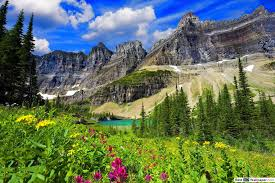
#> input picture uploads/Scenery.png, 275 x 183 px
$ python -i cartoon.py   (imports and definitions only)
#> lines starting #> are read from the running program, lines starting #| are printed output that depends on the picture; after the words box and inside, x2 and y2 are one past the last pixel; in counts of white or black regions, pixels touching at a corner belong together
import cv2
import numpy as np
import os

def cartoonize_image(input_path, output_path):
#> called with input_path = '../uploads/Scenery.png', output_path = 'out.png'
    img = cv2.imread(input_path)
#> img is the input picture: shape (183, 275, 3); mean B, G, R 90.8, 115.2, 97.9
    img = cv2.resize(img, (800, 800))
#> img: shape (800, 800, 3)

    # Step 1: Base smoothing
    base = cv2.edgePreservingFilter(img, flags=2, sigma_s=100, sigma_r=0.3)
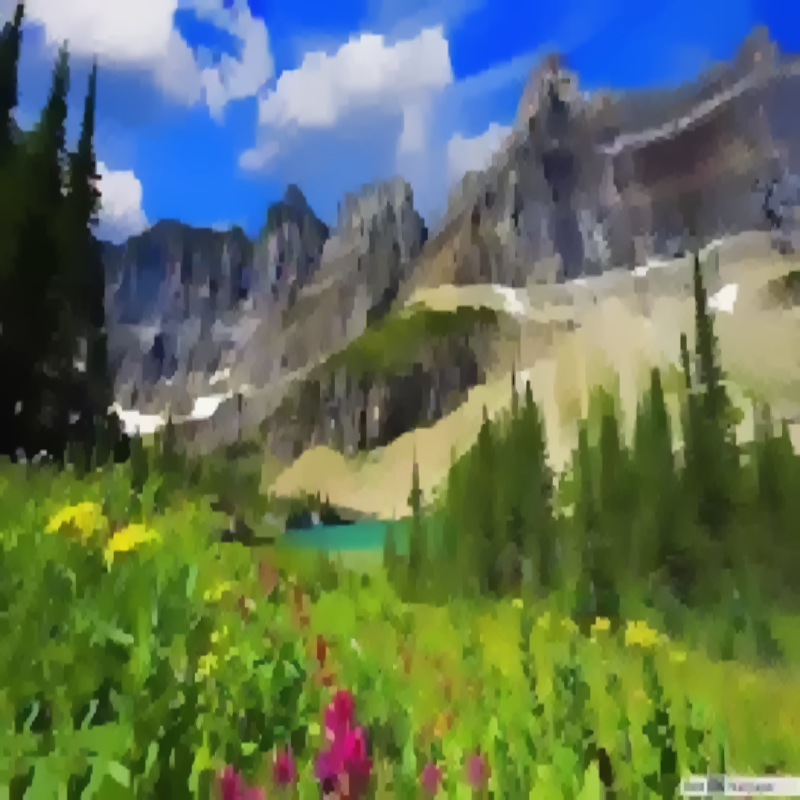
#> base: shape (800, 800, 3); mean B, G, R 90.8, 114.9, 97.6
    base = cv2.bilateralFilter(base, d=9, sigmaColor=60, sigmaSpace=90)

    # Step 2: Adaptive color boost
    hsv = cv2.cvtColor(base, cv2.COLOR_BGR2HSV)
#> hsv: shape (800, 800, 3); mean H, S, V 62.6, 126.5, 134.3
    h, s, v = cv2.split(hsv)
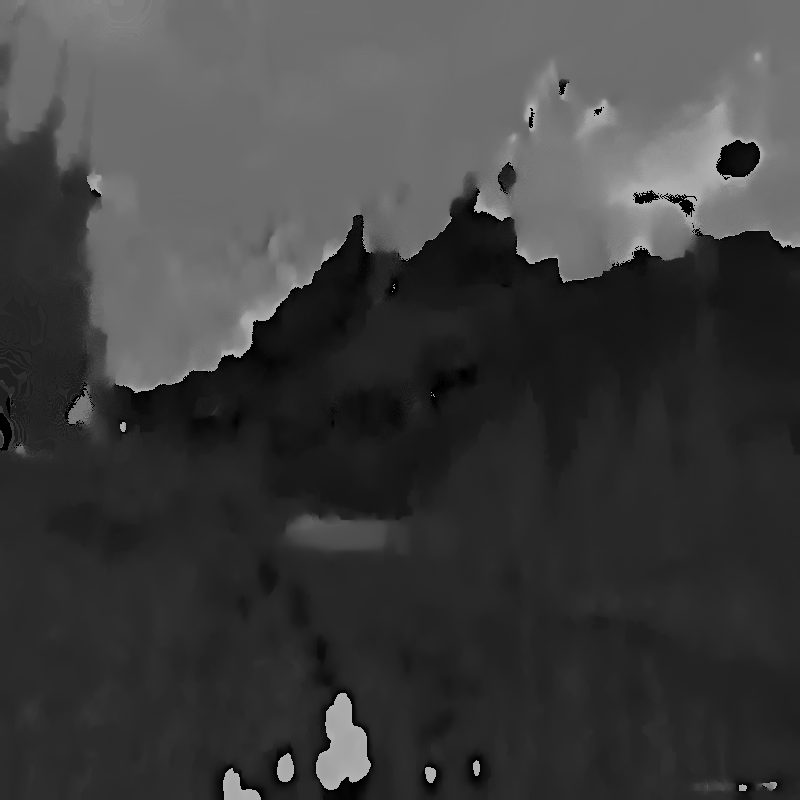
#> h: shape (800, 800); min 0, max 179, mean 62.6
    s = np.clip(s * 1.2, 0, 255).astype(np.uint8)
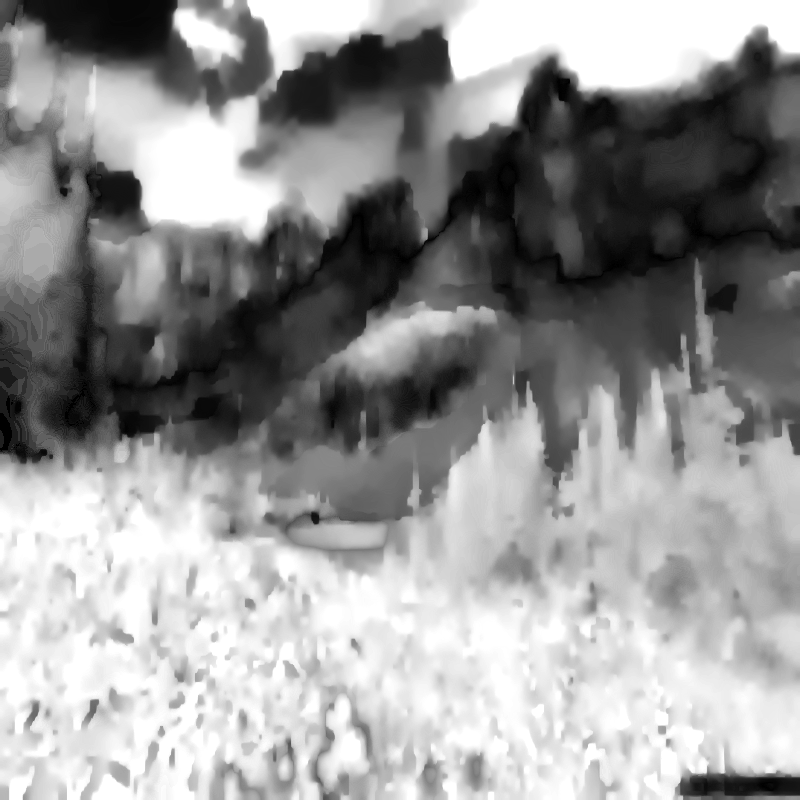
#> s: shape (800, 800); min 0, max 255, mean 150
    v = cv2.equalizeHist(v)
    color_enhanced = cv2.cvtColor(cv2.merge([h, s, v]), cv2.COLOR_HSV2BGR)
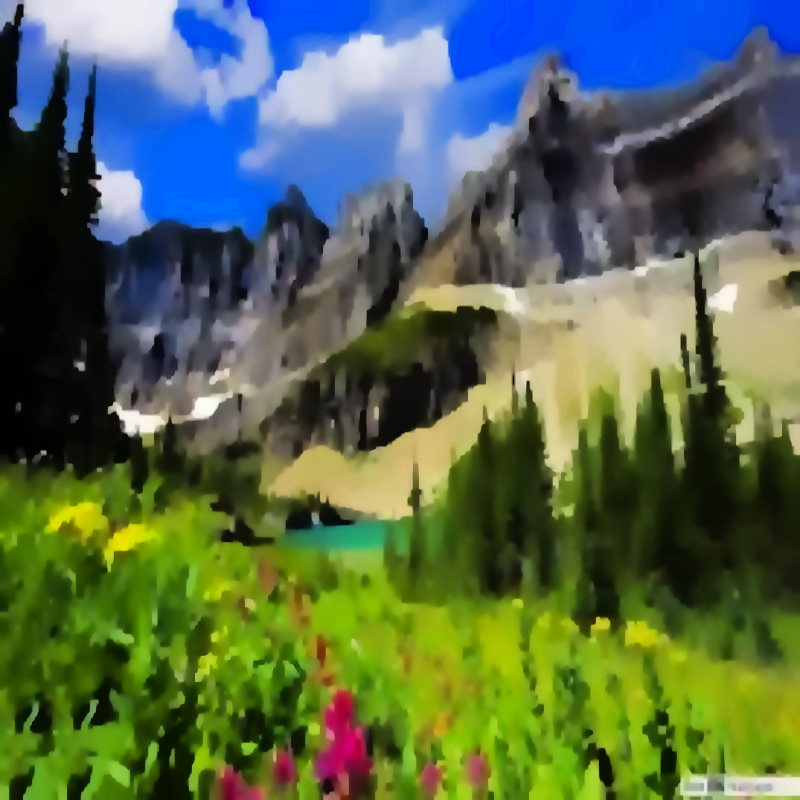
#> color_enhanced: shape (800, 800, 3); mean B, G, R 78.9, 105.2, 85.7

    # Step 3: Color quantization
    Z = color_enhanced.reshape((-1, 3))
    Z = np.float32(Z)
    K = 10
    criteria = (cv2.TERM_CRITERIA_EPS + cv2.TERM_CRITERIA_MAX_ITER, 25, 1.0)
    _, labels, centers = cv2.kmeans(Z, K, None, criteria, 10, cv2.KMEANS_PP_CENTERS)
#> centers = [[13.51, 67.17, 48.2], [105.6, 111.8, 117.7], [239.8, 88.62, 9.22], [17.64, 170.6, 134.7], [11.39, 20.88, 16.57], [225.2, 203.6, 196.5], [129, 182.9, 191.7], [71.85, 62.94, 65.24], [16.64, 122.1, 86.7], [213.8, 132.9, 90.75]]
    centers = np.uint8(centers)
#> centers = [[13, 67, 48], [105, 111, 117], [239, 88, 9], [17, 170, 134], [11, 20, 16], [225, 203, 196], [129, 182, 191], [71, 62, 65], [16, 122, 86], [213, 132, 90]]
    quantized = centers[labels.flatten()].reshape(color_enhanced.shape)

    # Step 4: Blend quantized + enhanced color
    blend_ratio = 0.25
    anime_tone_corrected = cv2.addWeighted(quantized.astype(np.float32), 1 - blend_ratio,
                                           color_enhanced.astype(np.float32), blend_ratio, 0)
    anime_tone_corrected = np.clip(anime_tone_corrected, 0, 255).astype(np.uint8)

    # Step 5: Edge detection
    gray = cv2.cvtColor(color_enhanced, cv2.COLOR_BGR2GRAY)
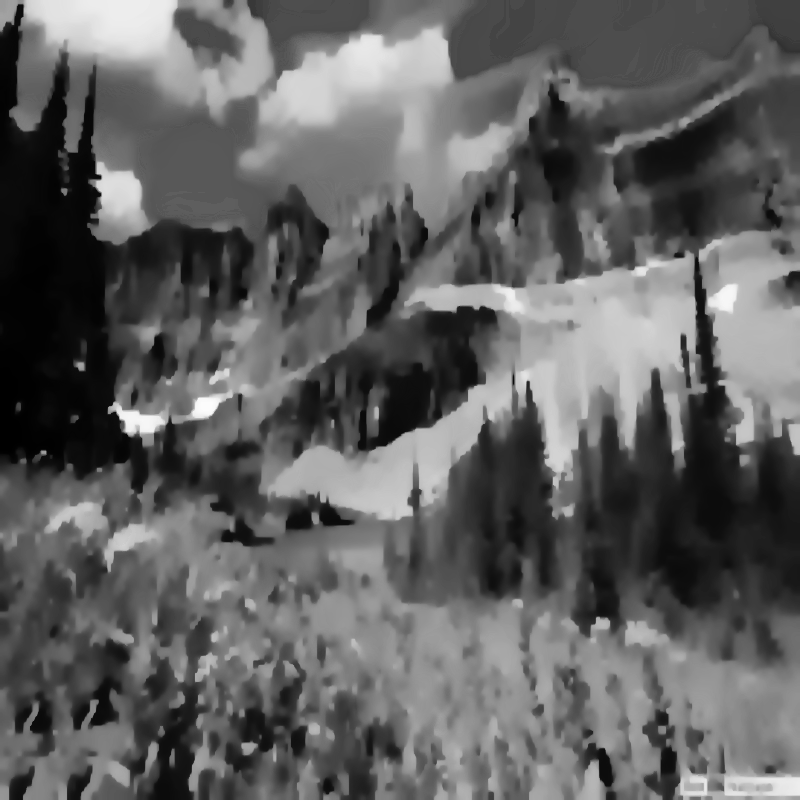
#> gray: shape (800, 800); min 0, max 252, mean 96.4
    edges = cv2.Canny(gray, 60, 140)
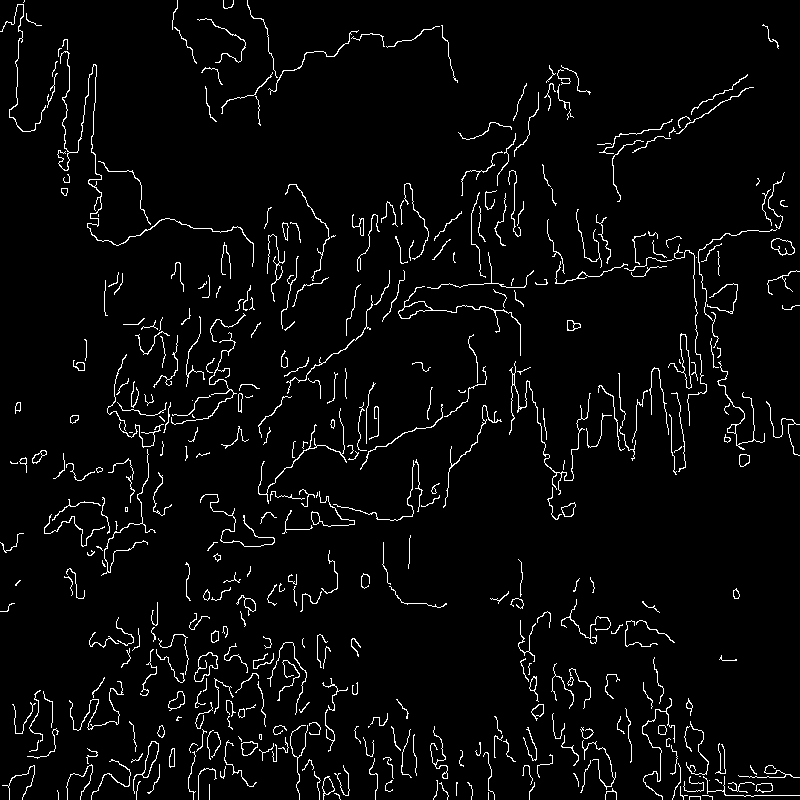
#> edges: shape (800, 800); 3.8% white in thin lines or dots
    edges = cv2.dilate(edges, np.ones((2, 2), np.uint8))
#> edges: shape (800, 800); 8% white in thin lines or dots
    edges = cv2.morphologyEx(edges, cv2.MORPH_CLOSE, np.ones((3, 3), np.uint8))
#> edges: shape (800, 800); 8.4% white in thin lines or dots
    edges_inv = cv2.bitwise_not(edges)
#> edges_inv: shape (800, 800); 91.6% white; black in thin lines or dots
    edges_color = cv2.cvtColor(edges_inv, cv2.COLOR_GRAY2BGR)
#> edges_color: shape (800, 800, 3); 91.6% white; black in thin lines or dots

    # Step 6: Merge edges and tones
    anime_final = cv2.bitwise_and(anime_tone_corrected, edges_color)
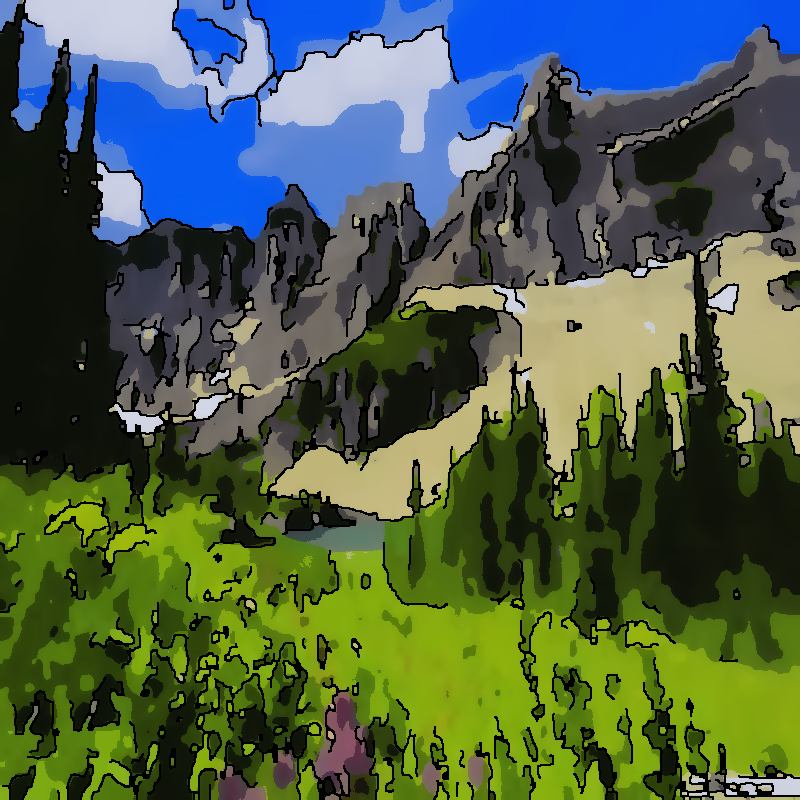
#> anime_final: shape (800, 800, 3); mean B, G, R 72.6, 94.9, 76.7

    # Step 7: Sharpen
    sharpened = cv2.addWeighted(anime_final, 1.15, cv2.GaussianBlur(anime_final, (3, 3), 0), -0.15, 0)
    anime_final = np.clip(sharpened, 0, 255).astype(np.uint8)

    # Save output
    cv2.imwrite(output_path, anime_final)
    return output_path

>>> result = cartoonize_image('../uploads/Scenery.png', 'out.png')

$ run again, on uploads/bento.png
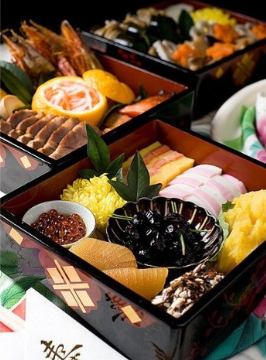
#> input picture uploads/bento.png, 266 x 360 px
#> in cartoonize_image, img is the input picture: shape (360, 266, 3); mean B, G, R 62.8, 86.9, 110.1
#> img: shape (800, 800, 3)
#> hsv: shape (800, 800, 3); mean H, S, V 35.4, 125.1, 111.7
#> in cartoonize_image, `_, labels, centers = cv2.kmeans(Z, K, None, criteria, 10, cv2.KMEANS_P..`: centers = [[23.4, 120.7, 194.9], [45.05, 72.03, 59.09], [244.9, 244.5, 245.8], [183, 199.8, 220.2], [12.67, 59.56, 142.6], [12.05, 15.85, 25.36], [93.15, 105.8, 125.9], [7.67, 25.31, 78.76], [134.7, 156.3, 165.8], [73.4, 178.4, 228]]
#> in cartoonize_image, `centers = np.uint8(centers)`: centers = [[23, 120, 194], [45, 72, 59], [244, 244, 245], [183, 199, 220], [12, 59, 142], [12, 15, 25], [93, 105, 125], [7, 25, 78], [134, 156, 165], [73, 178, 228]]
#> in cartoonize_image, `edges = cv2.Canny(gray, 60, 140)`:
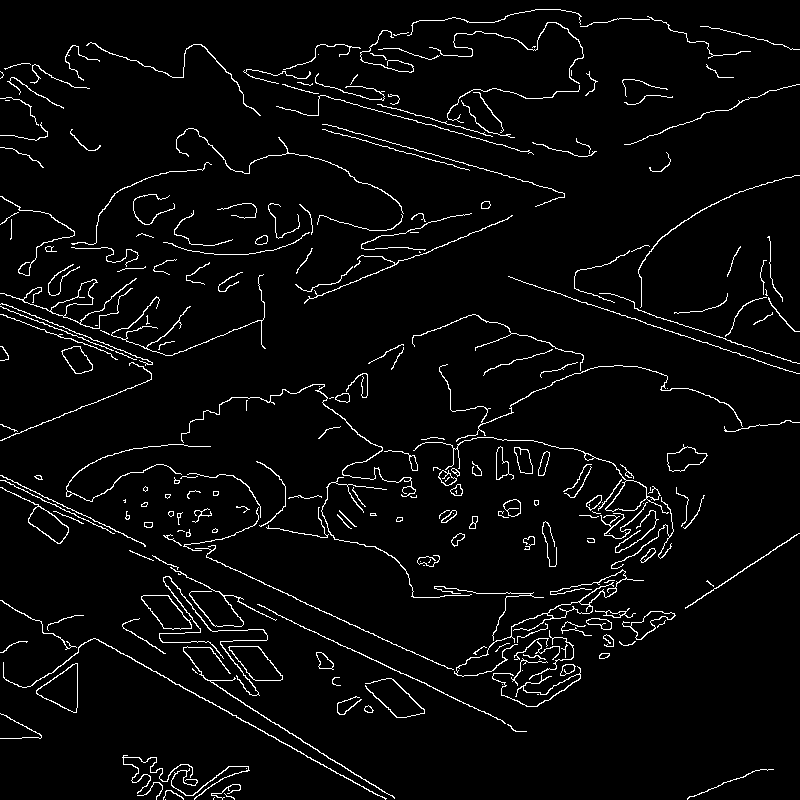
#> edges: shape (800, 800); 3.9% white in thin lines or dots
#> edges_inv: shape (800, 800); 91.2% white; 95 black regions (1 under 20 px), largest, box (x1, y1, x2, y2) and area: (66, 314, 800, 708) 16877, (0, 550, 396, 800) 5584, (243, 9, 752, 156) 5133
#> in cartoonize_image, `anime_final = cv2.bitwise_and(anime_tone_corrected, edges_color)`:
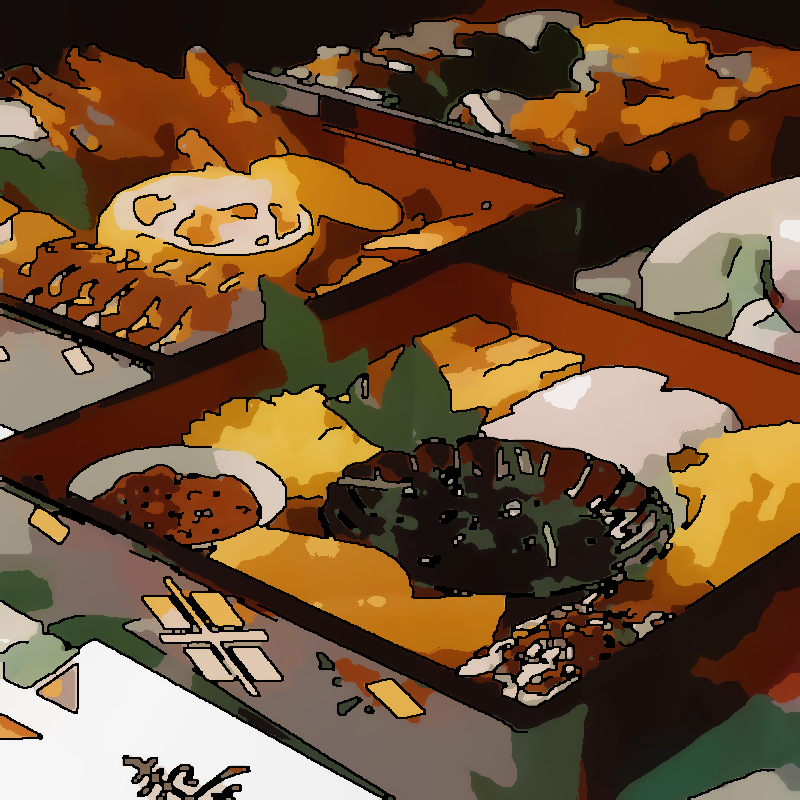
#> anime_final: shape (800, 800, 3); mean B, G, R 53.4, 81.8, 111.6

$ run again, on uploads/boy.png
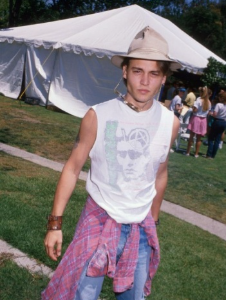
#> input picture uploads/boy.png, 226 x 300 px
#> in cartoonize_image, img is the input picture: shape (300, 226, 3); mean B, G, R 114.6, 115.6, 122.7
#> img: shape (800, 800, 3)
#> hsv: shape (800, 800, 3); mean H, S, V 84.9, 62, 131.1
#> in cartoonize_image, `_, labels, centers = cv2.kmeans(Z, K, None, criteria, 10, cv2.KMEANS_P..`: centers = [[160.7, 141.5, 157.7], [43.11, 71.72, 61.96], [239.3, 229.3, 233.6], [112.8, 91.92, 148.4], [61.26, 93.01, 100], [129.5, 99.7, 95.77], [205.3, 194.1, 201], [132.3, 115.9, 184.4], [25.15, 41.31, 32.51], [11.35, 12.33, 9.65]]
#> in cartoonize_image, `centers = np.uint8(centers)`: centers = [[160, 141, 157], [43, 71, 61], [239, 229, 233], [112, 91, 148], [61, 93, 100], [129, 99, 95], [205, 194, 201], [132, 115, 184], [25, 41, 32], [11, 12, 9]]
#> in cartoonize_image, `edges = cv2.Canny(gray, 60, 140)`:
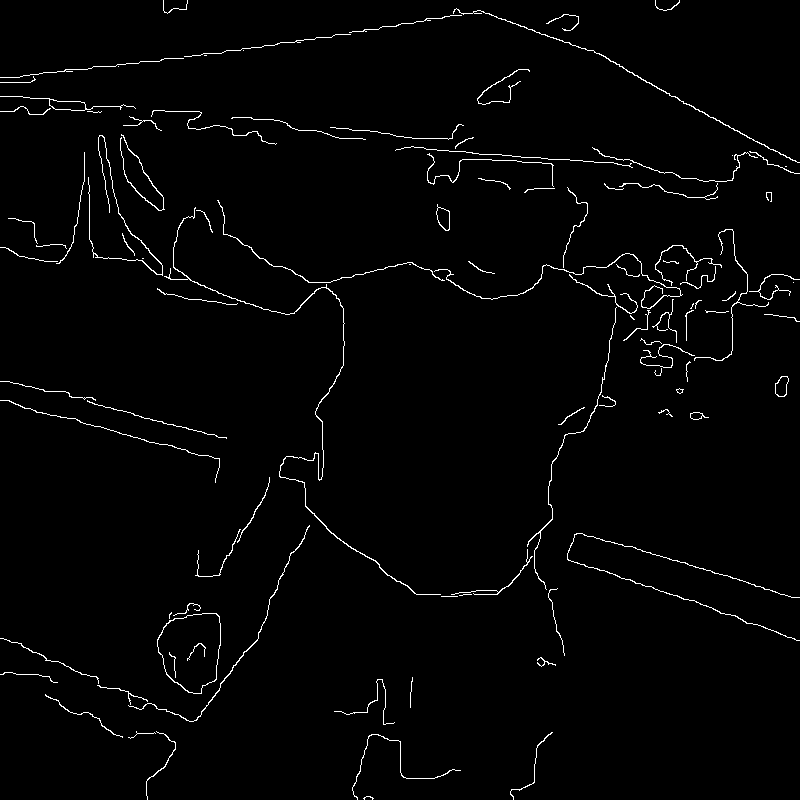
#> edges: shape (800, 800); 1.8% white in thin lines or dots
#> edges_inv: shape (800, 800); 96.1% white; black in thin lines or dots
#> edges_color: shape (800, 800, 3); 96.1% white; black in thin lines or dots
#> in cartoonize_image, `anime_final = cv2.bitwise_and(anime_tone_corrected, edges_color)`:
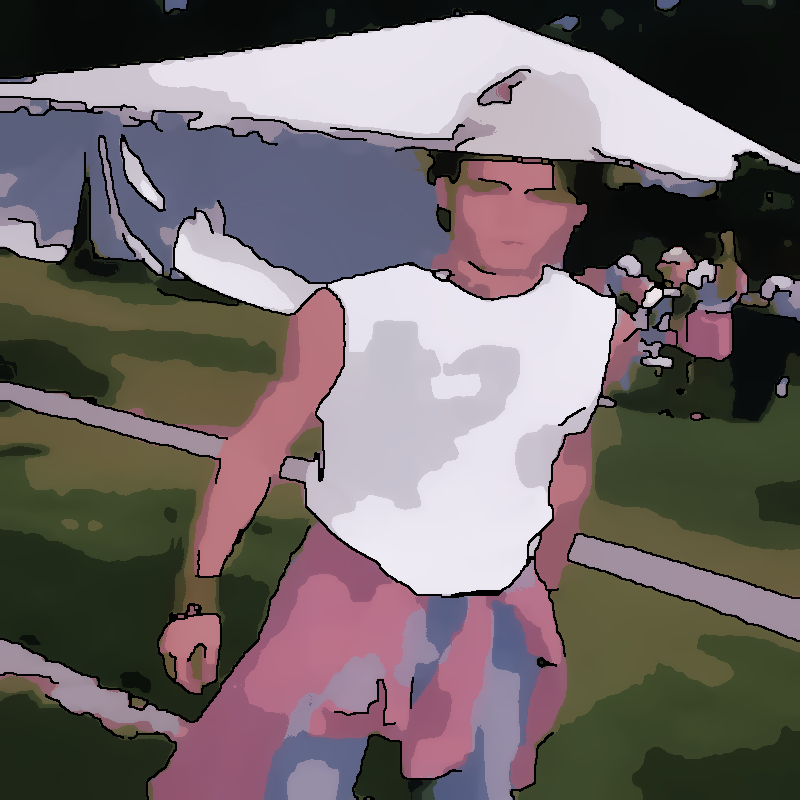
#> anime_final: shape (800, 800, 3); mean B, G, R 104.7, 104.1, 113.1

$ run again, on uploads/bread.png
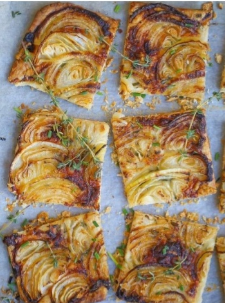
#> input picture uploads/bread.png, 225 x 303 px
#> in cartoonize_image, img is the input picture: shape (303, 225, 3); mean B, G, R 97.4, 129.5, 155.8
#> img: shape (800, 800, 3)
#> hsv: shape (800, 800, 3); mean H, S, V 37.5, 109.4, 161.1
#> in cartoonize_image, `_, labels, centers = cv2.kmeans(Z, K, None, criteria, 10, cv2.KMEANS_P..`: centers = [[8.61, 12.66, 19.48], [102.2, 99.04, 97.68], [26.51, 64.55, 100.1], [159.4, 148.9, 141.9], [56.68, 132.1, 181.9], [25.11, 40.14, 57.32], [228, 199.6, 180.5], [37.1, 95.53, 142.1], [141.8, 206.4, 233.9], [82.88, 171.8, 218.2]]
#> in cartoonize_image, `centers = np.uint8(centers)`: centers = [[8, 12, 19], [102, 99, 97], [26, 64, 100], [159, 148, 141], [56, 132, 181], [25, 40, 57], [228, 199, 180], [37, 95, 142], [141, 206, 233], [82, 171, 218]]
#> edges_inv: shape (800, 800); 92.2% white; black in thin lines or dots
#> edges_color: shape (800, 800, 3); 92.2% white; black in thin lines or dots
#> in cartoonize_image, `anime_final = cv2.bitwise_and(anime_tone_corrected, edges_color)`:
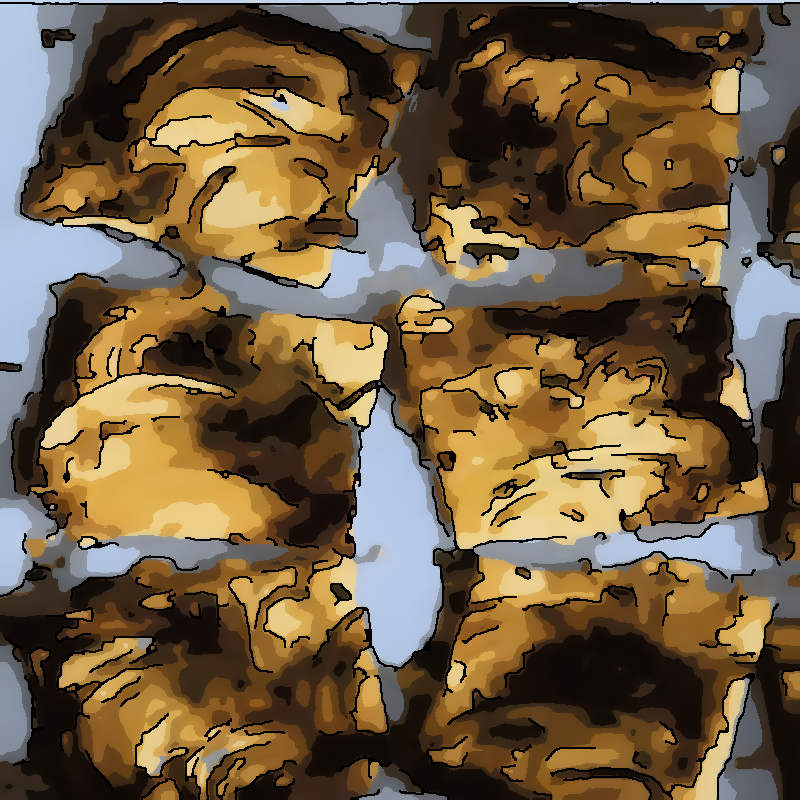
#> anime_final: shape (800, 800, 3); mean B, G, R 64.2, 91.6, 111.3
